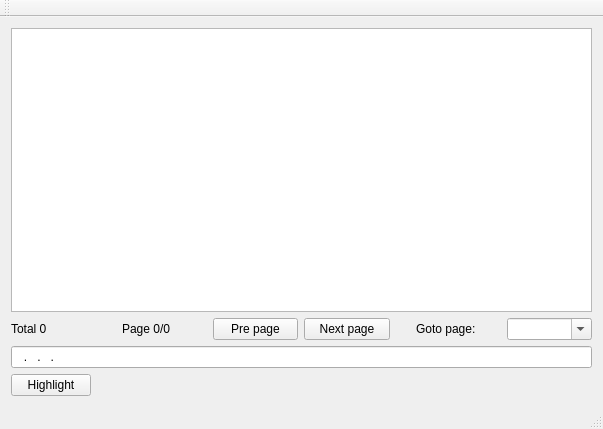
<?xml version="1.0" encoding="UTF-8"?>
<ui version="4.0">
 <class>MainWindow</class>
 <widget class="QMainWindow" name="MainWindow">
  <property name="geometry">
   <rect>
    <x>0</x>
    <y>0</y>
    <width>603</width>
    <height>429</height>
   </rect>
  </property>
  <property name="windowTitle">
   <string>MainWindow</string>
  </property>
  <widget class="QWidget" name="centralWidget">
   <layout class="QGridLayout" name="gridLayout">
    <item row="3" column="0">
     <widget class="QPushButton" name="highlightBtn">
      <property name="text">
       <string>Highlight</string>
      </property>
      <property name="checkable">
       <bool>true</bool>
      </property>
     </widget>
    </item>
    <item row="3" column="1">
     <spacer name="horizontalSpacer_3">
      <property name="orientation">
       <enum>Qt::Horizontal</enum>
      </property>
      <property name="sizeHint" stdset="0">
       <size>
        <width>40</width>
        <height>20</height>
       </size>
      </property>
     </spacer>
    </item>
    <item row="0" column="0" colspan="2">
     <widget class="TableViewPage" name="tableView">
      <property name="selectionMode">
       <enum>QAbstractItemView::SingleSelection</enum>
      </property>
      <property name="selectionBehavior">
       <enum>QAbstractItemView::SelectRows</enum>
      </property>
      <attribute name="horizontalHeaderHighlightSections">
       <bool>false</bool>
      </attribute>
      <attribute name="horizontalHeaderStretchLastSection">
       <bool>true</bool>
      </attribute>
     </widget>
    </item>
    <item row="1" column="0" colspan="2">
     <layout class="QHBoxLayout" name="horizontalLayout_2">
      <item>
       <widget class="QLabel" name="totalLabel">
        <property name="text">
         <string>Total 0</string>
        </property>
       </widget>
      </item>
      <item>
       <spacer name="horizontalSpacer">
        <property name="orientation">
         <enum>Qt::Horizontal</enum>
        </property>
        <property name="sizeType">
         <enum>QSizePolicy::Fixed</enum>
        </property>
        <property name="sizeHint" stdset="0">
         <size>
          <width>20</width>
          <height>20</height>
         </size>
        </property>
       </spacer>
      </item>
      <item>
       <widget class="QLabel" name="curPageLabel">
        <property name="text">
         <string>Page 0/0</string>
        </property>
       </widget>
      </item>
      <item>
       <widget class="QPushButton" name="prePageBtn">
        <property name="text">
         <string>Pre page</string>
        </property>
       </widget>
      </item>
      <item>
       <widget class="QPushButton" name="nextPageBtn">
        <property name="text">
         <string>Next page</string>
        </property>
       </widget>
      </item>
      <item>
       <spacer name="horizontalSpacer_2">
        <property name="orientation">
         <enum>Qt::Horizontal</enum>
        </property>
        <property name="sizeType">
         <enum>QSizePolicy::Fixed</enum>
        </property>
        <property name="sizeHint" stdset="0">
         <size>
          <width>20</width>
          <height>20</height>
         </size>
        </property>
       </spacer>
      </item>
      <item>
       <widget class="QLabel" name="label_3">
        <property name="text">
         <string>Goto page:</string>
        </property>
       </widget>
      </item>
      <item>
       <widget class="QComboBox" name="gotoPageBox">
        <property name="editable">
         <bool>true</bool>
        </property>
       </widget>
      </item>
     </layout>
    </item>
    <item row="2" column="0" colspan="2">
     <widget class="QLineEdit" name="lineEdit">
      <property name="inputMask">
       <string>000.000.000.000</string>
      </property>
     </widget>
    </item>
   </layout>
  </widget>
  <widget class="QMenuBar" name="menuBar">
   <property name="geometry">
    <rect>
     <x>0</x>
     <y>0</y>
     <width>603</width>
     <height>23</height>
    </rect>
   </property>
  </widget>
  <widget class="QToolBar" name="mainToolBar">
   <attribute name="toolBarArea">
    <enum>TopToolBarArea</enum>
   </attribute>
   <attribute name="toolBarBreak">
    <bool>false</bool>
   </attribute>
  </widget>
  <widget class="QStatusBar" name="statusBar"/>
 </widget>
 <layoutdefault spacing="6" margin="11"/>
 <customwidgets>
  <customwidget>
   <class>TableViewPage</class>
   <extends>QTableView</extends>
   <header>TableViewPage.h</header>
  </customwidget>
 </customwidgets>
 <resources/>
 <connections/>
</ui>
